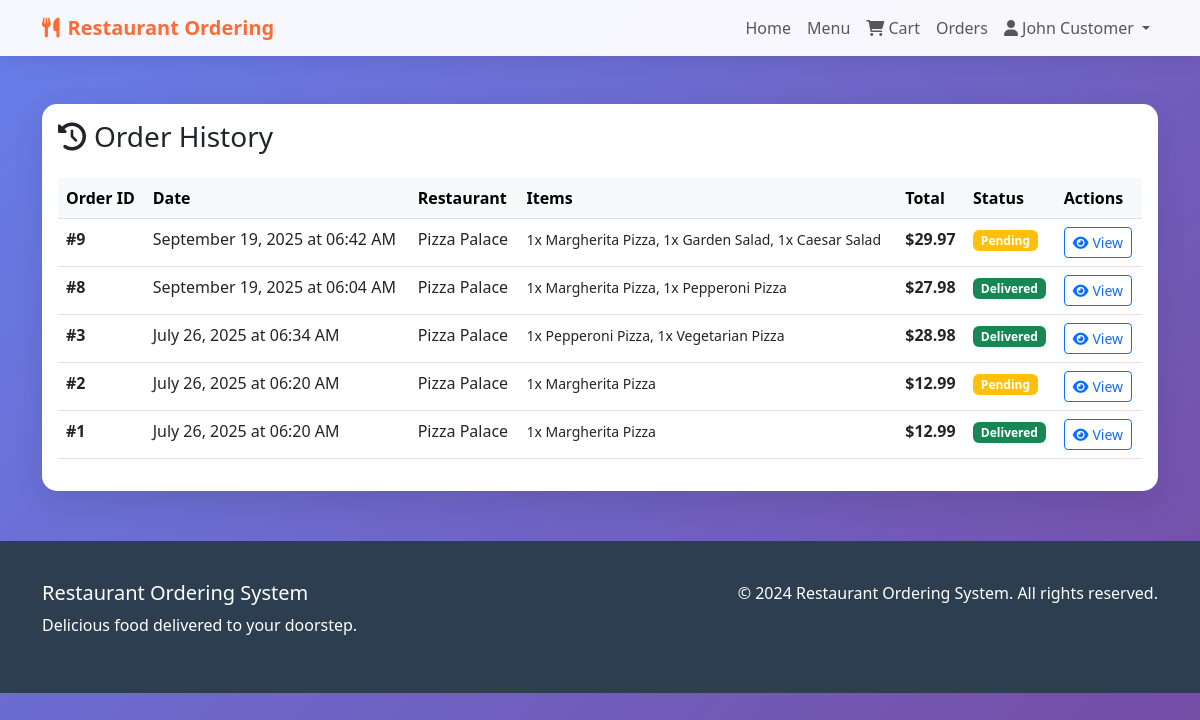
The page /order_history (signed in) on the database its author committed.
### app.py (models this page shows)
class User(UserMixin, db.Model):
    id = db.Column(db.Integer, primary_key=True)
    name = db.Column(db.String(100), nullable=False)
    email = db.Column(db.String(120), unique=True, nullable=False)
    phone = db.Column(db.String(20), nullable=False)
    address = db.Column(db.Text, nullable=False)
    password_hash = db.Column(db.String(255), nullable=False)
    user_type = db.Column(db.String(20), default='customer')
    created_at = db.Column(db.DateTime, default=datetime.utcnow)
    orders = db.relationship('Order', backref='user', lazy=True)

class Order(db.Model):
    id = db.Column(db.Integer, primary_key=True)
    user_id = db.Column(db.Integer, db.ForeignKey('user.id'), nullable=False)
    restaurant_id = db.Column(db.Integer, db.ForeignKey('restaurant.id'), nullable=False)
    total_amount = db.Column(db.Float, nullable=False)
    status = db.Column(db.String(20), default='pending')  # pending, confirmed, preparing, dispatched, delivered
    delivery_address = db.Column(db.Text, nullable=False)
    created_at = db.Column(db.DateTime, default=datetime.utcnow)
    order_items = db.relationship('OrderItem', backref='order', lazy=True)
    restaurant = db.relationship('Restaurant', backref='orders', lazy=True)

class Restaurant(db.Model):
    id = db.Column(db.Integer, primary_key=True)
    name = db.Column(db.String(100), nullable=False)
    contact = db.Column(db.String(20), nullable=False)
    location = db.Column(db.Text, nullable=False)
    user_id = db.Column(db.Integer, db.ForeignKey('user.id'), nullable=False)
    categories = db.relationship('Category', backref='restaurant', lazy=True)
    menu_items = db.relationship('MenuItem', backref='restaurant', lazy=True)

class OrderItem(db.Model):
    id = db.Column(db.Integer, primary_key=True)
    order_id = db.Column(db.Integer, db.ForeignKey('order.id'), nullable=False)
    menu_item_id = db.Column(db.Integer, db.ForeignKey('menu_item.id'), nullable=False)
    quantity = db.Column(db.Integer, nullable=False)
    price = db.Column(db.Float, nullable=False)

class MenuItem(db.Model):
    id = db.Column(db.Integer, primary_key=True)
    name = db.Column(db.String(100), nullable=False)
    description = db.Column(db.Text, nullable=False)
    price = db.Column(db.Float, nullable=False)
    image = db.Column(db.String(255))
    is_available = db.Column(db.Boolean, default=True)
    is_vegetarian = db.Column(db.Boolean, default=False)
    category_id = db.Column(db.Integer, db.ForeignKey('category.id'), nullable=False)
    restaurant_id = db.Column(db.Integer, db.ForeignKey('restaurant.id'), nullable=False)
    order_items = db.relationship('OrderItem', backref='menu_item', lazy=True)

### app.py (the view)
@app.route('/order_history')
@login_required
def order_history():
    orders = Order.query.filter_by(user_id=current_user.id).order_by(Order.created_at.desc()).all()
    return render_template('order_history.html', orders=orders)

### app.py (called while the page is built)
@login_manager.user_loader
def load_user(user_id):
    return User.query.get(int(user_id))

### templates/order_history.html (shortened to what this page needs)
{% extends "base.html" %}
{% block content %}
<div class="container my-5">
    <div class="row">
        <div class="col-12">
            <div class="card">
                <div class="card-body">
                    <h3 class="card-title mb-4">
                        <i class="fas fa-history me-2"></i>Order History
                    </h3>
                    {% if orders %}
                        <div class="table-responsive">
                            <table class="table table-hover">
                                <thead class="table-light">
                                    <tr>
                                        <th>Order ID</th>
                                        <th>Date</th>
                                        <th>Restaurant</th>
                                        <th>Items</th>
                                        <th>Total</th>
                                        <th>Status</th>
                                        <th>Actions</th>
                                    </tr>
                                </thead>
                                <tbody>
                                    {% for order in orders %}
                                    <tr>
                                        <td>
                                            <strong>#{{ order.id }}</strong>
                                        </td>
                                        <td>
                                            {{ order.created_at.strftime('%B %d, %Y at %I:%M %p') }}
                                        </td>
                                        <td>
                                            {{ order.restaurant.name }}
                                        </td>
                                        <td>
                                            <small>
                                                {% for item in order.order_items %}
                                                    {{ item.quantity }}x {{ item.menu_item.name }}{% if not loop.last %}, {% endif %}
                                                {% endfor %}
                                            </small>
                                        </td>
                                        <td>
                                            <strong>${{ "%.2f"|format(order.total_amount) }}</strong>
                                        </td>
                                        <td>
                                            {% set status_colors = {
                                                'pending': 'warning',
                                                'confirmed': 'info',
                                                'preparing': 'primary',
                                                'dispatched': 'info',
                                                'delivered': 'success',
                                                'cancelled': 'danger'
                                            } %}
                                            <span class="badge bg-{{ status_colors.get(order.status, 'secondary') }}">
                                                {{ order.status.title() }}
                                            </span>
                                        </td>
                                        <td>
                                            <button class="btn btn-sm btn-outline-primary"
                                                    onclick="viewOrderDetails({{ order.id }})">
                                                <i class="fas fa-eye me-1"></i>View
                                            </button>
                                        </td>
                                    </tr>
                                    {% endfor %}
                                </tbody>
                            </table>
                        </div>
                    {% endif %}
                </div>
            </div>
        </div>
    </div>
</div>
{% endblock %}

### templates/base.html (shortened to what this page needs)
<!DOCTYPE html>
<html lang="en">
<head>
    <link href="https://cdn.jsdelivr.net/npm/bootstrap@5.3.0/dist/css/bootstrap.min.css" rel="stylesheet">
    <link href="https://cdnjs.cloudflare.com/ajax/libs/font-awesome/6.0.0/css/all.min.css" rel="stylesheet">
</head>
<body>
    <nav class="navbar navbar-expand-lg navbar-light">
        <div class="container">
            <a class="navbar-brand" href="{{ url_for('index') }}">
                <i class="fas fa-utensils me-2"></i>Restaurant Ordering
            </a>
            <div class="collapse navbar-collapse" id="navbarNav">
                <ul class="navbar-nav ms-auto">
                    <li class="nav-item">
                        <a class="nav-link" href="{{ url_for('index') }}">Home</a>
                    </li>
                    <li class="nav-item">
                        <a class="nav-link" href="{{ url_for('menu') }}">Menu</a>
                    </li>
                    {% if current_user.is_authenticated %}
                        {% if current_user.user_type == 'customer' %}
                            <li class="nav-item">
                                <a class="nav-link" href="{{ url_for('cart') }}">
                                    <i class="fas fa-shopping-cart"></i> Cart
                                </a>
                            </li>
                            <li class="nav-item">
                                <a class="nav-link" href="{{ url_for('order_history') }}">Orders</a>
                            </li>
                        {% elif current_user.user_type == 'restaurant' %}
                            <li class="nav-item">
                                <a class="nav-link" href="{{ url_for('restaurant_dashboard') }}">Dashboard</a>
                            </li>
                        {% elif current_user.user_type == 'admin' %}
                            <li class="nav-item">
                                <a class="nav-link" href="{{ url_for('admin_dashboard') }}">Admin</a>
                            </li>
                        {% endif %}
                        <li class="nav-item dropdown">
                            <a class="nav-link dropdown-toggle" href="#" id="navbarDropdown" role="button" data-bs-toggle="dropdown">
                                <i class="fas fa-user"></i> {{ current_user.name }}
                            </a>
                        </li>
                    {% endif %}
                </ul>
            </div>
        </div>
    </nav>
    <main>
        {% block content %}{% endblock %}
    </main>
    <footer class="footer">
        <div class="container">
            <div class="row">
                <div class="col-md-6">
                    <h5>Restaurant Ordering System</h5>
                    <p>Delicious food delivered to your doorstep.</p>
                </div>
                <div class="col-md-6 text-md-end">
                    <p>&copy; 2024 Restaurant Ordering System. All rights reserved.</p>
                </div>
            </div>
        </div>
    </footer>
</body>
</html>

### templates/base.html (style rules this page uses)
:root { --primary-color: #ff6b35; --secondary-color: #f7931e; --accent-color: #ffd23f; --dark-color: #2c3e50; --light-color: #ecf0f1; }
body { font-family: 'Segoe UI', Tahoma, Geneva, Verdana, sans-serif; background: linear-gradient(135deg, #667eea 0%, #764ba2 100%); min-height: 100vh; }
.navbar { background: rgba(255, 255, 255, 0.95) !important; backdrop-filter: blur(10px); box-shadow: 0 2px 20px rgba(0,0,0,0.1); }
.navbar-brand { font-weight: bold; color: var(--primary-color) !important; }
.card { border: none; border-radius: 15px; box-shadow: 0 10px 30px rgba(0,0,0,0.1); transition: transform 0.3s ease; }
.footer { background: var(--dark-color); color: white; padding: 40px 0; margin-top: 50px; }

### rows shown on the page
User: name "John Customer"
Order: id "9", created_at "September 19, 2025 at 06:42 AM", restaurant.name "Pizza Palace", total_amount "29.97", status "Pending"
OrderItem: quantity "1", menu_item.name "Margherita Pizza"
OrderItem: quantity "1", menu_item.name "Garden Salad"
OrderItem: quantity "1", menu_item.name "Caesar Salad"
Order: id "8", created_at "September 19, 2025 at 06:04 AM", restaurant.name "Pizza Palace", total_amount "27.98", status "Delivered"
OrderItem: quantity "1", menu_item.name "Margherita Pizza"
OrderItem: quantity "1", menu_item.name "Pepperoni Pizza"
Order: id "3", created_at "July 26, 2025 at 06:34 AM", restaurant.name "Pizza Palace", total_amount "28.98", status "Delivered"
OrderItem: quantity "1", menu_item.name "Pepperoni Pizza"
OrderItem: quantity "1", menu_item.name "Vegetarian Pizza"
Order: id "2", created_at "July 26, 2025 at 06:20 AM", restaurant.name "Pizza Palace", total_amount "12.99", status "Pending"
OrderItem: quantity "1", menu_item.name "Margherita Pizza"
Order: id "1", created_at "July 26, 2025 at 06:20 AM", restaurant.name "Pizza Palace", total_amount "12.99", status "Delivered"
OrderItem: quantity "1", menu_item.name "Margherita Pizza"
